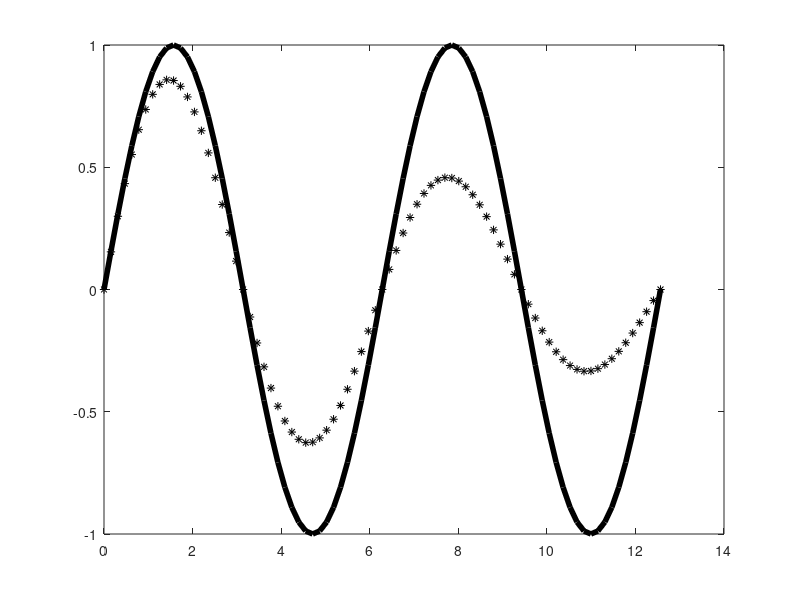

Write the MATLAB code that produced this figure.
x = 0:pi/20:4*pi;
plot(x, sin(x),'k')
hold on
plot(x, exp(-0.1*x).*sin(x), 'ok')
hold off
hkids = get(gca,'child');
set(hkids(1), 'marker', '*')
set(hkids(2), 'linew', 4)
